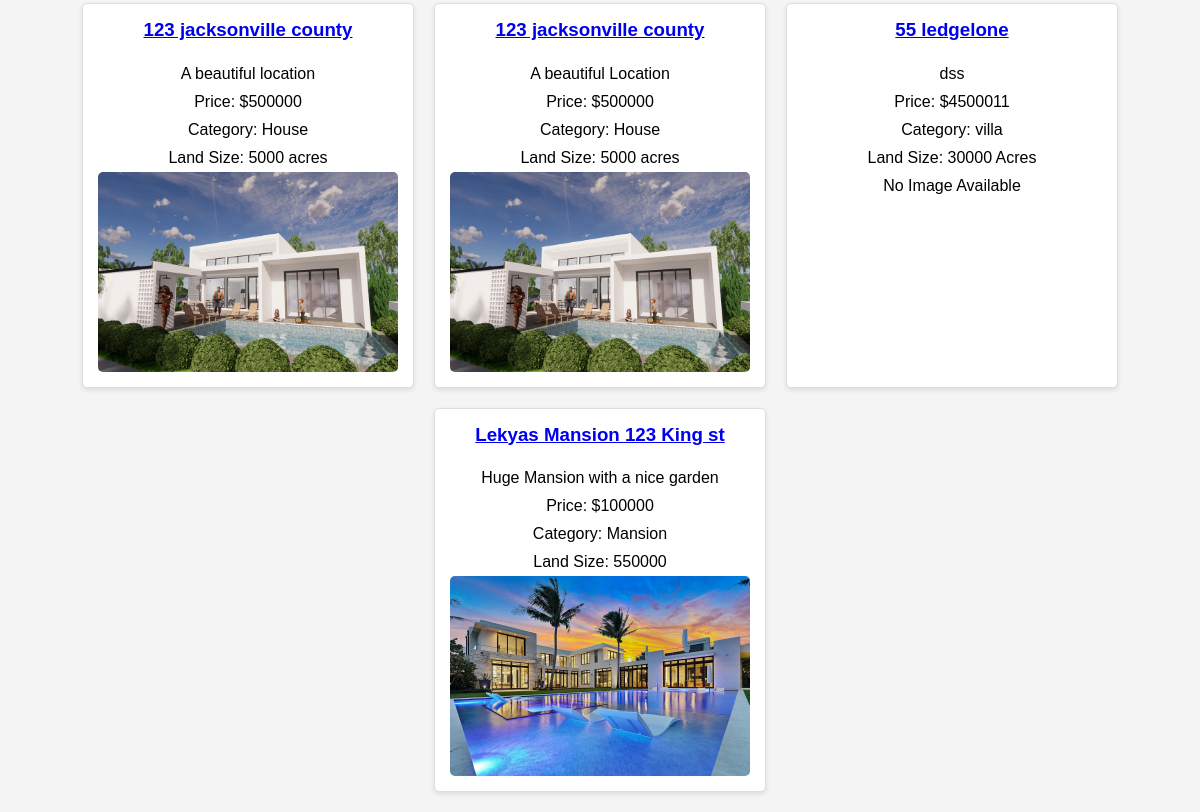
Before: /home/ (lower part) with the older database file.
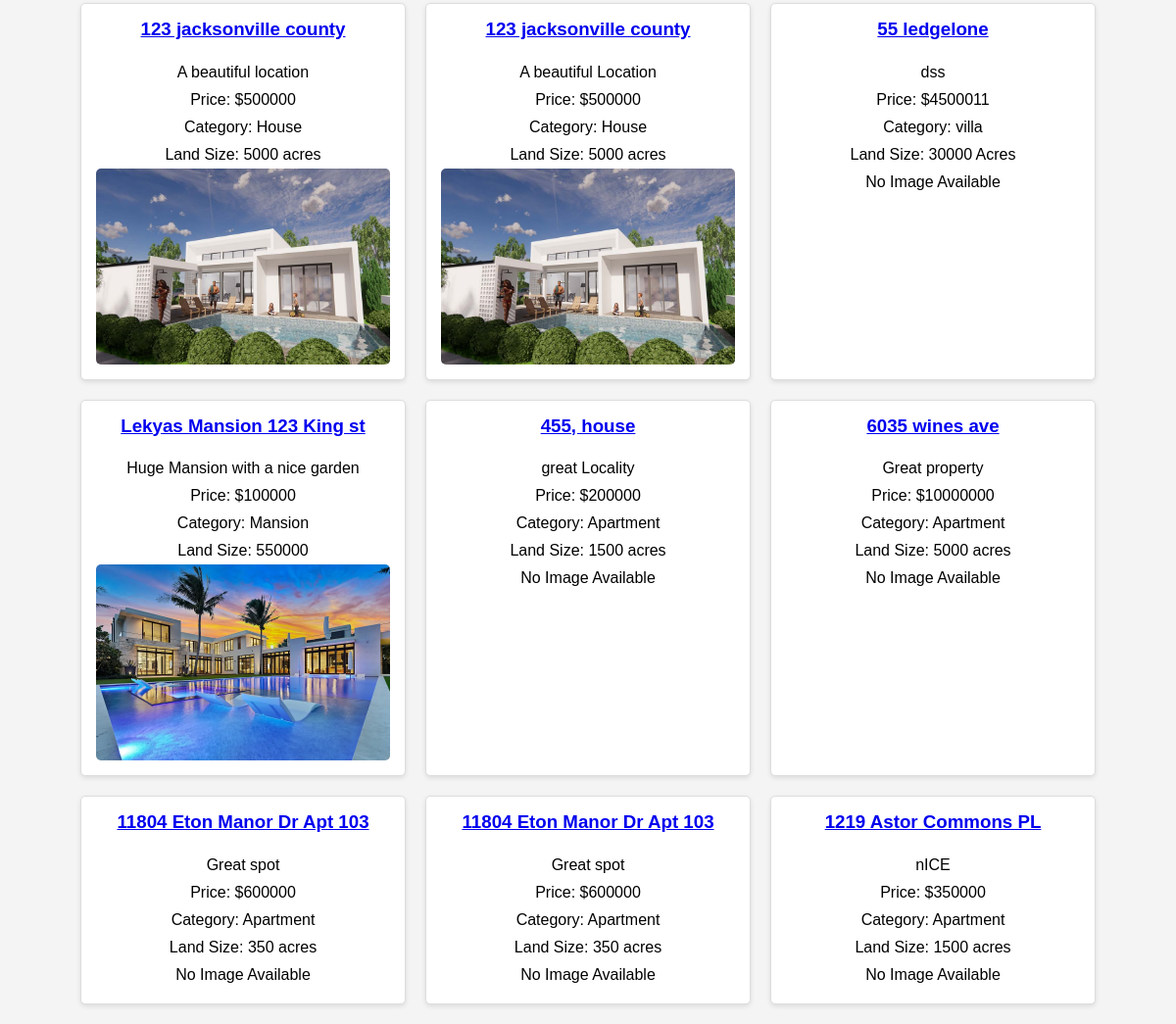
After: the same page with the newer database file.
### core/models.py (models this page shows, shortened)
class Property(models.Model):
    property_purchaser = models.ForeignKey(PropertyPurchaser, on_delete=models.CASCADE)
    address = models.CharField(max_length=255)
    description = models.TextField()
    price = models.CharField(max_length=20)
    category = models.CharField(max_length=50)
    land_size = models.CharField(max_length=20)
    image = models.ImageField(upload_to='property_images/', null=True, blank=True)
    number_of_bedrooms = models.CharField(max_length=5, null=True, blank=True)
    number_of_bathrooms = models.CharField(max_length=5, null=True, blank=True)
    garage = models.CharField(max_length=5, null=True, blank=True)
    year_built = models.CharField(max_length=4, null=True, blank=True)
    zip_code = models.CharField(max_length=5, null=True, blank=True)  # Ensure zip code is 5 digits
    state = models.CharField(max_length=2, null=True, blank=True)  # State abbreviation

### core/views.py (the view)
# urls.py: path('home/', views.home, name='home'),
def home(request):
    if request.user.is_authenticated:
        if request.user.is_staff:
            return redirect('approve_users')  # Redirect staff to the user approval page
        query = request.GET.get('query', '')
    query = request.GET.get('query', '')
    if query:
        properties = Property.objects.filter(
            Q(description__icontains=query) |
            Q(address__icontains=query) |
            Q(category__icontains=query)
        )
    else:
        properties = Property.objects.all()
    user_role = request.user.user_role if request.user.is_authenticated else None
    return render(request, 'home.html', {
        'properties': properties,
        'user_role': user_role
    })

### core/templates/home.html (shortened to what this page needs)
{% extends 'base.html' %}
{% block content %}
<div class="property-list">
    {% for property in properties %}
        <div class="property">
            <h3><a href="{% url 'property_detail' property.id %}">{{ property.address }}</a></h3>
            <p>{{ property.description }}</p>
            <p>Price: ${{ property.price }}</p>
            <p>Category: {{ property.category }}</p>
            <p>Land Size: {{ property.land_size }}</p>
            {% if property.image %}
                <img src="{{ property.image.url }}" alt="Property Image">
            {% else %}
                <p>No Image Available</p>
            {% endif %}
        </div>
    {% endfor %}
</div>
{% endblock %}

### core/templates/base.html (shortened to what this page needs)
<!DOCTYPE html>
<html>
<head>
    {% load static %}
    <link rel="stylesheet" type="text/css" href="{% static 'styles.css' %}">
</head>
<body>
    <main>
        {% block content %}
        {% endblock %}
    </main>
</body>
</html>

### core/static/styles.css (style rules this page uses)
body { font-family: Arial, sans-serif; background-color: #f4f4f4; margin: 0; padding: 0; }
main { padding: 20px; }
.property-list { display: flex; flex-wrap: wrap; gap: 20px; justify-content: center; }
.property { background-color: white; border: 1px solid #ddd; border-radius: 5px; box-shadow: 0 2px 5px rgba(0, 0, 0, 0.1); padding: 15px; width: 300px; display: flex; flex-direction: column; align-items: center; }
.property img { width: 100%; height: 200px; object-fit: cover; border-radius: 5px; }
.property h3 { margin-top: 0; }

Changed rows visible on the page:
added Property: address "455, house", description "great Locality", price "200000", category "Apartment", land_size "1500 acres", image "No Image Available"
added Property: address "6035 wines ave", description "Great property", price "10000000", category "Apartment", land_size "5000 acres", image "No Image Available"
added Property: address "11804 Eton Manor Dr Apt 103", description "Great spot", price "600000", category "Apartment", land_size "350 acres", image "No Image Available"
added Property: address "11804 Eton Manor Dr Apt 103", description "Great spot", price "600000", category "Apartment", land_size "350 acres", image "No Image Available"
added Property: address "1219 Astor Commons PL", description "nICE", price "350000", category "Apartment", land_size "1500 acres", image "No Image Available"
